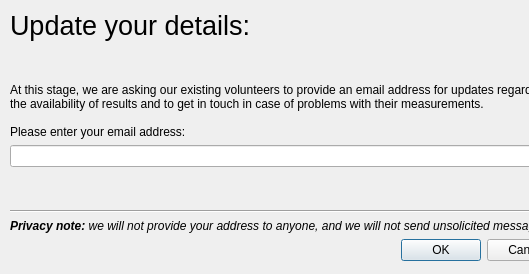
<?xml version="1.0" encoding="UTF-8"?>
<ui version="4.0">
 <class>EmailDialog</class>
 <widget class="QDialog" name="EmailDialog">
  <property name="windowModality">
   <enum>Qt::ApplicationModal</enum>
  </property>
  <property name="geometry">
   <rect>
    <x>0</x>
    <y>0</y>
    <width>529</width>
    <height>274</height>
   </rect>
  </property>
  <property name="contextMenuPolicy">
   <enum>Qt::DefaultContextMenu</enum>
  </property>
  <property name="windowTitle">
   <string>BSense: update your details</string>
  </property>
  <property name="windowIcon">
   <iconset resource="bsense.qrc">
    <normaloff>:/images/bsense-green.svg</normaloff>:/images/bsense-green.svg</iconset>
  </property>
  <property name="autoFillBackground">
   <bool>true</bool>
  </property>
  <property name="modal">
   <bool>true</bool>
  </property>
  <widget class="QWidget" name="layoutWidget">
   <property name="geometry">
    <rect>
     <x>10</x>
     <y>10</y>
     <width>557</width>
     <height>251</height>
    </rect>
   </property>
   <layout class="QVBoxLayout" name="verticalLayout">
    <item>
     <widget class="QLabel" name="label_6">
      <property name="font">
       <font>
        <pointsize>20</pointsize>
       </font>
      </property>
      <property name="text">
       <string>Update your details:</string>
      </property>
      <property name="alignment">
       <set>Qt::AlignBottom|Qt::AlignLeading|Qt::AlignLeft</set>
      </property>
     </widget>
    </item>
    <item>
     <spacer name="verticalSpacer_4">
      <property name="orientation">
       <enum>Qt::Vertical</enum>
      </property>
      <property name="sizeHint" stdset="0">
       <size>
        <width>20</width>
        <height>40</height>
       </size>
      </property>
     </spacer>
    </item>
    <item>
     <widget class="QLabel" name="label_14">
      <property name="text">
       <string>At this stage, we are asking our existing volunteers to provide an email address for updates regarding the availability of results and to get in touch in case of problems with their measurements.

Please enter your email address:</string>
      </property>
      <property name="wordWrap">
       <bool>true</bool>
      </property>
     </widget>
    </item>
    <item>
     <widget class="QLineEdit" name="emailAddress"/>
    </item>
    <item>
     <spacer name="verticalSpacer_2">
      <property name="orientation">
       <enum>Qt::Vertical</enum>
      </property>
      <property name="sizeHint" stdset="0">
       <size>
        <width>20</width>
        <height>40</height>
       </size>
      </property>
     </spacer>
    </item>
    <item>
     <widget class="Line" name="line">
      <property name="orientation">
       <enum>Qt::Horizontal</enum>
      </property>
     </widget>
    </item>
    <item>
     <widget class="QLabel" name="label">
      <property name="text">
       <string>&lt;i&gt;&lt;strong&gt;Privacy note:&lt;/strong&gt; we will not provide your address to anyone, and we will not send unsolicited messages.&lt;/i&gt;</string>
      </property>
      <property name="wordWrap">
       <bool>true</bool>
      </property>
     </widget>
    </item>
    <item>
     <widget class="QDialogButtonBox" name="buttonBox">
      <property name="orientation">
       <enum>Qt::Horizontal</enum>
      </property>
      <property name="standardButtons">
       <set>QDialogButtonBox::Cancel|QDialogButtonBox::Ok</set>
      </property>
     </widget>
    </item>
   </layout>
  </widget>
 </widget>
 <resources>
  <include location="bsense.qrc"/>
 </resources>
 <connections>
  <connection>
   <sender>buttonBox</sender>
   <signal>accepted()</signal>
   <receiver>EmailDialog</receiver>
   <slot>accept()</slot>
   <hints>
    <hint type="sourcelabel">
     <x>248</x>
     <y>254</y>
    </hint>
    <hint type="destinationlabel">
     <x>157</x>
     <y>274</y>
    </hint>
   </hints>
  </connection>
  <connection>
   <sender>buttonBox</sender>
   <signal>rejected()</signal>
   <receiver>EmailDialog</receiver>
   <slot>reject()</slot>
   <hints>
    <hint type="sourcelabel">
     <x>316</x>
     <y>260</y>
    </hint>
    <hint type="destinationlabel">
     <x>286</x>
     <y>274</y>
    </hint>
   </hints>
  </connection>
 </connections>
 <designerdata>
  <property name="gridDeltaX">
   <number>10</number>
  </property>
  <property name="gridDeltaY">
   <number>10</number>
  </property>
  <property name="gridSnapX">
   <bool>true</bool>
  </property>
  <property name="gridSnapY">
   <bool>true</bool>
  </property>
  <property name="gridVisible">
   <bool>true</bool>
  </property>
 </designerdata>
</ui>
